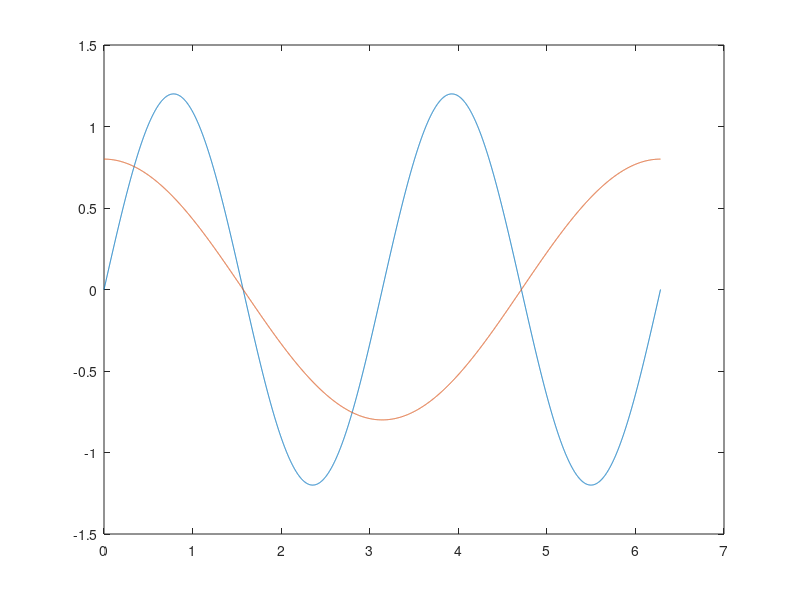

Write MATLAB code to recreate this figure.
close all; clear all; clc;
pkg load control;
disp("Hola Mundo");
t=0:0.001:2*pi;
x=1.2*sin(2*t);
y=0.8*cos(t);
plot(t,x,t,y);

disp("Terminado");